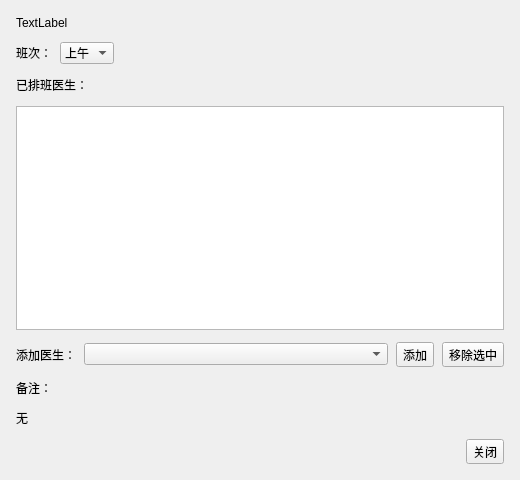
<?xml version="1.0" encoding="UTF-8"?>
<ui version="4.0">
 <class>EditScheduleDialog</class>
 <widget class="QDialog" name="EditScheduleDialog">
  <property name="geometry">
   <rect>
    <x>0</x>
    <y>0</y>
    <width>520</width>
    <height>480</height>
   </rect>
  </property>
  <property name="minimumSize">
   <size>
    <width>480</width>
    <height>420</height>
   </size>
  </property>
  <property name="windowTitle">
   <string>编辑排班</string>
  </property>
  <layout class="QVBoxLayout" name="verticalLayout">
   <property name="spacing">
    <number>12</number>
   </property>
   <property name="leftMargin">
    <number>16</number>
   </property>
   <property name="topMargin">
    <number>16</number>
   </property>
   <property name="rightMargin">
    <number>16</number>
   </property>
   <property name="bottomMargin">
    <number>16</number>
   </property>
   <item>
    <widget class="QLabel" name="lab_date_2">
     <property name="text">
      <string>TextLabel</string>
     </property>
    </widget>
   </item>
   <item>
    <layout class="QHBoxLayout" name="layout_shift">
     <property name="spacing">
      <number>8</number>
     </property>
     <property name="leftMargin">
      <number>0</number>
     </property>
     <property name="topMargin">
      <number>0</number>
     </property>
     <property name="rightMargin">
      <number>0</number>
     </property>
     <property name="bottomMargin">
      <number>0</number>
     </property>
     <item>
      <widget class="QLabel" name="label_2">
       <property name="text">
        <string>班次：</string>
       </property>
      </widget>
     </item>
     <item>
      <widget class="QComboBox" name="combo_shift">
       <item>
        <property name="text">
         <string>上午</string>
        </property>
       </item>
       <item>
        <property name="text">
         <string>下午</string>
        </property>
       </item>
       <item>
        <property name="text">
         <string>夜班</string>
        </property>
       </item>
      </widget>
     </item>
     <item>
      <spacer name="spacer_shift">
       <property name="orientation">
        <enum>Qt::Orientation::Horizontal</enum>
       </property>
       <property name="sizeType">
        <enum>QSizePolicy::Policy::Expanding</enum>
       </property>
       <property name="sizeHint" stdset="0">
        <size>
         <width>0</width>
         <height>0</height>
        </size>
       </property>
      </spacer>
     </item>
    </layout>
   </item>
   <item>
    <widget class="QLabel" name="label_3">
     <property name="text">
      <string>已排班医生：</string>
     </property>
    </widget>
   </item>
   <item>
    <widget class="QListWidget" name="list_scheduled"/>
   </item>
   <item>
    <layout class="QHBoxLayout" name="layout_add">
     <property name="spacing">
      <number>8</number>
     </property>
     <property name="leftMargin">
      <number>0</number>
     </property>
     <property name="topMargin">
      <number>0</number>
     </property>
     <property name="rightMargin">
      <number>0</number>
     </property>
     <property name="bottomMargin">
      <number>0</number>
     </property>
     <item>
      <widget class="QLabel" name="label_4">
       <property name="text">
        <string>添加医生：</string>
       </property>
      </widget>
     </item>
     <item>
      <widget class="QComboBox" name="combo_doctor">
       <property name="sizePolicy">
        <sizepolicy hsizetype="Expanding" vsizetype="Fixed">
         <horstretch>0</horstretch>
         <verstretch>0</verstretch>
        </sizepolicy>
       </property>
      </widget>
     </item>
     <item>
      <widget class="QToolButton" name="btn_add">
       <property name="text">
        <string>添加</string>
       </property>
       <property name="icon">
        <iconset resource="resources.qrc">
         <normaloff>:/image/schedule_img/plus.png</normaloff>:/image/schedule_img/plus.png</iconset>
       </property>
       <property name="toolButtonStyle">
        <enum>Qt::ToolButtonStyle::ToolButtonTextBesideIcon</enum>
       </property>
      </widget>
     </item>
     <item>
      <widget class="QToolButton" name="btn_remove">
       <property name="text">
        <string>移除选中</string>
       </property>
       <property name="icon">
        <iconset resource="resources.qrc">
         <normaloff>:/image/schedule_img/error.png</normaloff>:/image/schedule_img/error.png</iconset>
       </property>
       <property name="toolButtonStyle">
        <enum>Qt::ToolButtonStyle::ToolButtonTextBesideIcon</enum>
       </property>
      </widget>
     </item>
    </layout>
   </item>
   <item>
    <widget class="QLabel" name="label_5">
     <property name="text">
      <string>备注：</string>
     </property>
    </widget>
   </item>
   <item>
    <widget class="QLabel" name="lab_comment">
     <property name="text">
      <string>无</string>
     </property>
     <property name="wordWrap">
      <bool>true</bool>
     </property>
    </widget>
   </item>
   <item>
    <layout class="QHBoxLayout" name="layout_btn">
     <property name="leftMargin">
      <number>0</number>
     </property>
     <property name="topMargin">
      <number>0</number>
     </property>
     <property name="rightMargin">
      <number>0</number>
     </property>
     <property name="bottomMargin">
      <number>0</number>
     </property>
     <item>
      <spacer name="spacer_btn">
       <property name="orientation">
        <enum>Qt::Orientation::Horizontal</enum>
       </property>
       <property name="sizeType">
        <enum>QSizePolicy::Policy::Expanding</enum>
       </property>
       <property name="sizeHint" stdset="0">
        <size>
         <width>0</width>
         <height>0</height>
        </size>
       </property>
      </spacer>
     </item>
     <item>
      <widget class="QToolButton" name="btn_close">
       <property name="text">
        <string>关闭</string>
       </property>
      </widget>
     </item>
    </layout>
   </item>
  </layout>
 </widget>
 <resources>
  <include location="resources.qrc"/>
 </resources>
 <connections/>
</ui>
